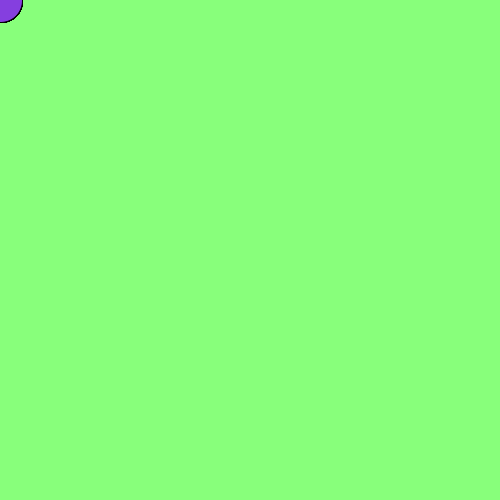
Frame 1 (no input)
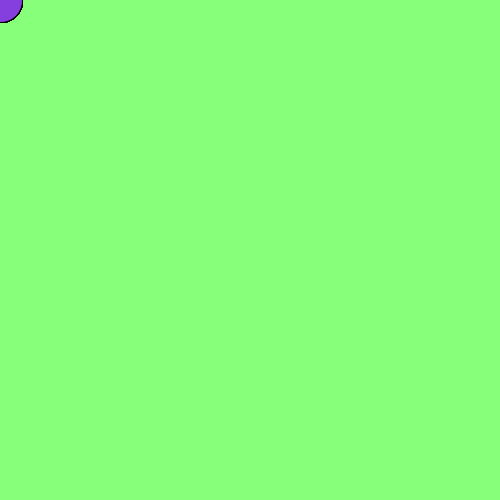
Frame 60 (the mouse pressed at the canvas centre just before this capture)
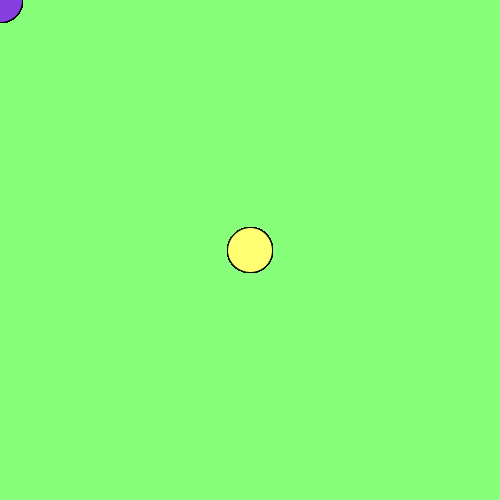
Frame 120 (the mouse held since frame 60 and released just before this capture)

The Processing sketch that drew these frames (run headless with seeded random() and noise(); from frame 60 on, the mouse is pressed at the canvas centre):

// Processing sketch: processing_110035
// ── processing_110035.pde

void setup() {
  background(136,345,123); 
  size(500, 500);
}
void draw() 
{
 
for(int i=0; i<30; i++) 
 {  
   if (mousePressed) {
    fill(255,260,113);
  } else {
    fill(133,63,223);
  }
  ellipse(mouseX, mouseY, 45, 45);
  }
  
}
